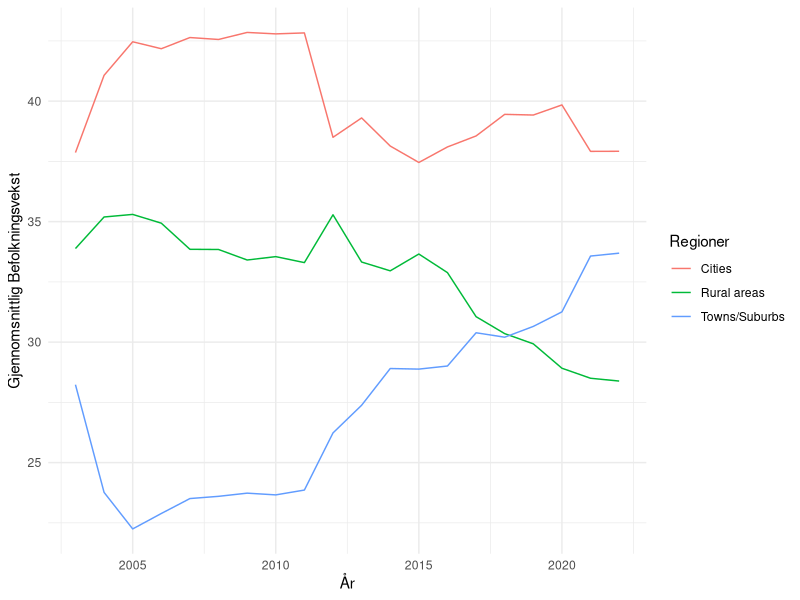
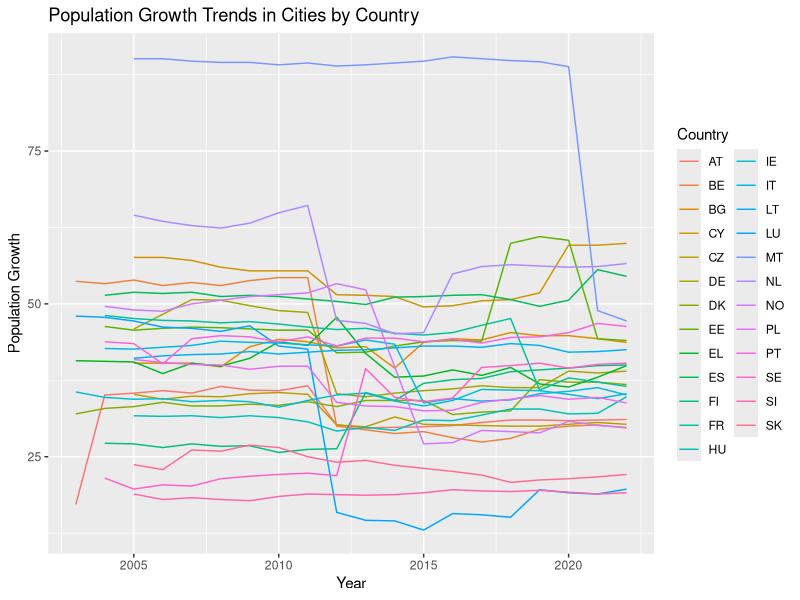
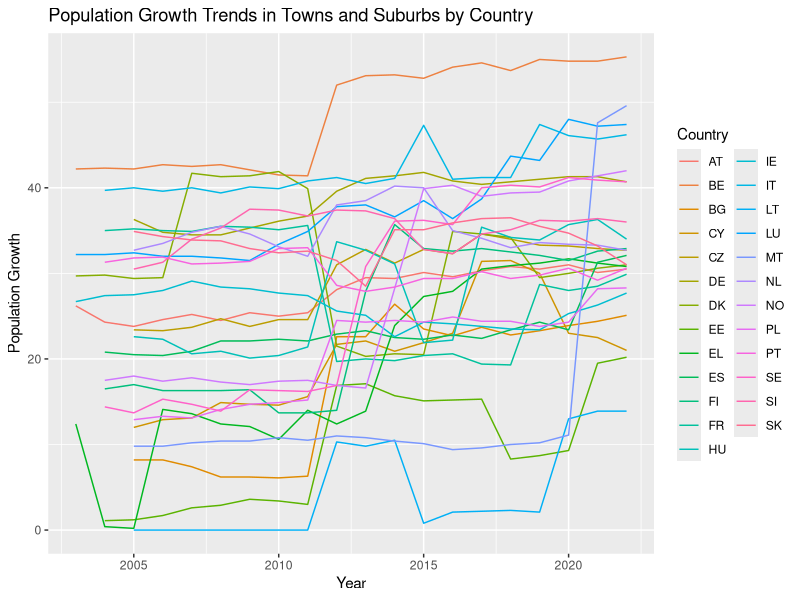
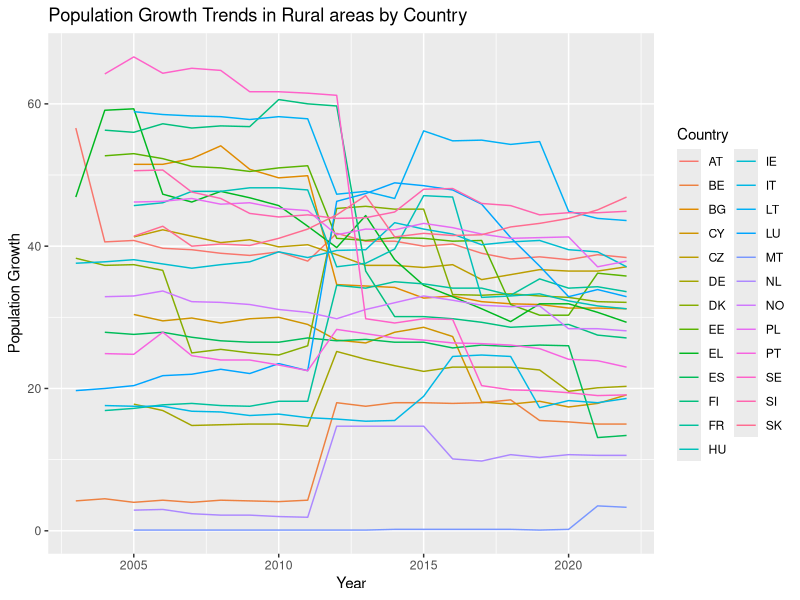
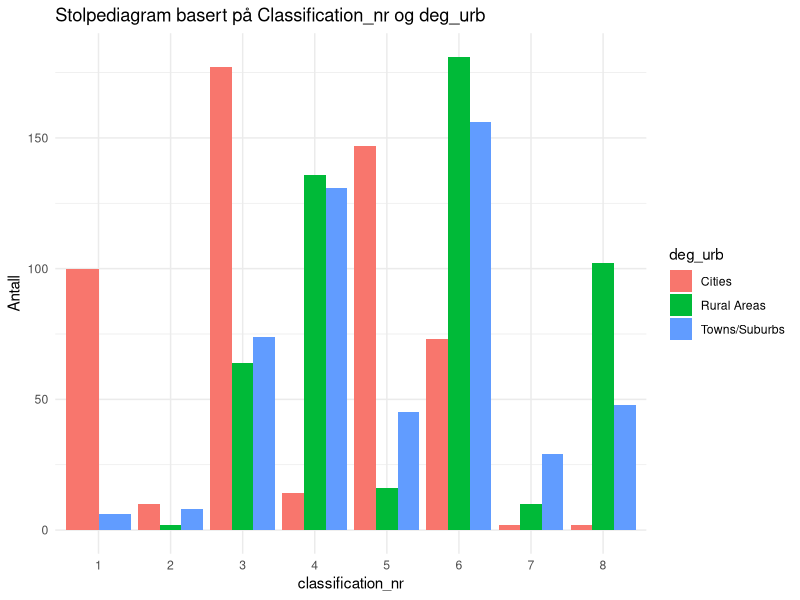
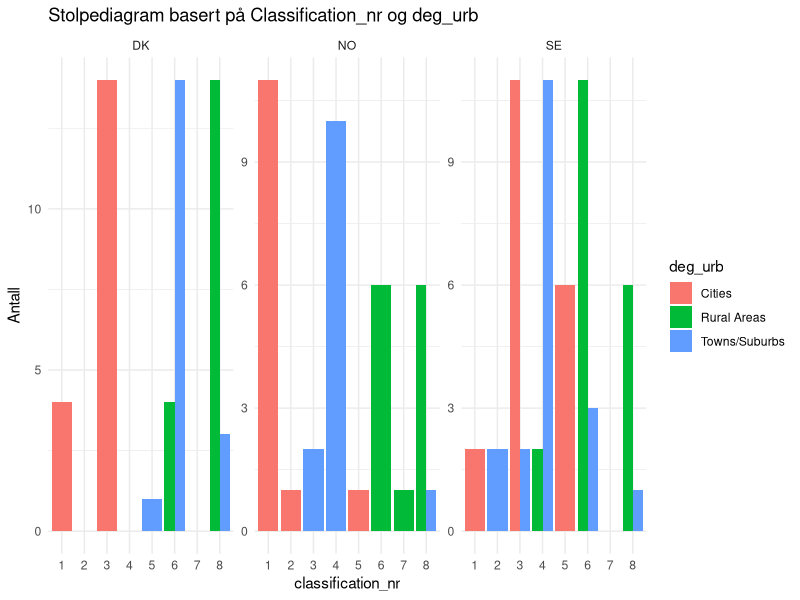
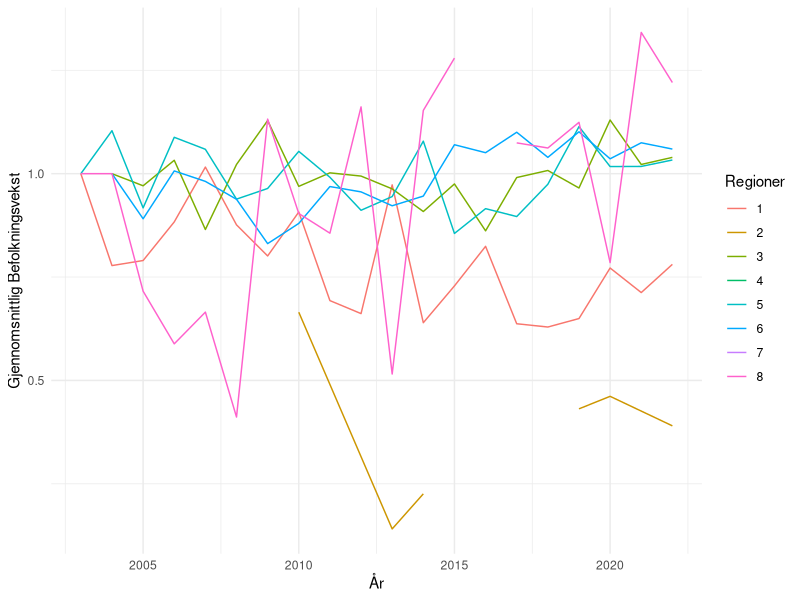
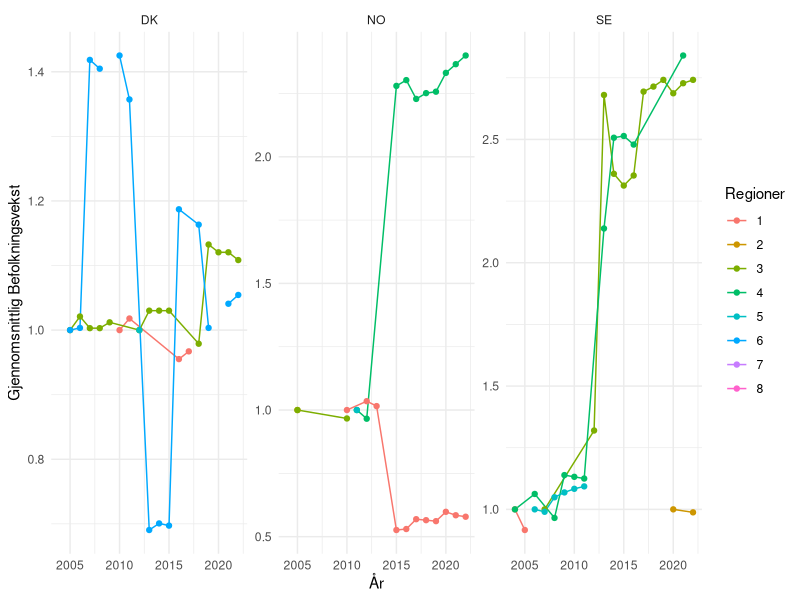

Reproduce these figures in R, in order.
## ---- chunk 1
#| label: setup 
#| echo: false
#| output: false
#| message: false
library(tidyverse)
library(readxl)
library(dplyr)
library(ggplot2)
library(flextable)
## ---- chunk 2
#| echo: false
#| message: false
data <- read_csv("ilc_lvho01__custom_9371289_linear.csv") 
## ---- chunk 3
#| echo: false
data <- data |>
  select(geo, deg_urb, TIME_PERIOD, OBS_VALUE) |>
  filter(!(geo %in% c("LV", "MK", "HR", "RO", "RS", "CH", "AL", "IS"))) |>
  mutate(deg_urb = case_when(
    deg_urb == "DEG1" ~ "Cities",
    deg_urb == "DEG2" ~ "Towns/Suburbs",
    deg_urb == "DEG3" ~ "Rural areas"
  ))
## ---- chunk 4
#| echo: false
#| message: false
#| label: fig-gjsnitt-befolkning
#| fig-cap: "Gjennomsnittlig befolkningsvekst i perioden 2003-2022 fordelt på regioninndelingen cities, towns/suburbs og rural areas."

data %>%
  group_by(deg_urb, TIME_PERIOD) %>%
  summarise(mean_value = mean(OBS_VALUE)) %>%
  ggplot(aes(x = TIME_PERIOD, y = mean_value, color = deg_urb)) +
  geom_line() +
  labs(x = "År",
       y = "Gjennomsnittlig Befolkningsvekst",
       color = "Regioner") +
  theme_minimal()

## ---- chunk 5
#| echo: false
subset_deg1 <- data |> 
  filter(deg_urb == "Cities")
## ---- chunk 6
#| echo: false
#| label: tbl-summary-deg1
#| tbl-cap: "Deskriptiv statistikk for befolkning i `Cities´-regioner"
summary_deg1 <- subset_deg1 %>%
  summarise(
    min = min(OBS_VALUE),
    median = median(OBS_VALUE),
    mean = mean(OBS_VALUE),
    max = max(OBS_VALUE),
    variance = var(OBS_VALUE),
    std.dev = sd(OBS_VALUE)
  ) %>%
  flextable() |> 
  width(1, width = 3.5) |> 
  width(2, width = 1.5)

summary_deg1
## ---- chunk 7
#| echo: false
subset_deg2 <- data |> 
  filter(deg_urb == "Towns/Suburbs")
## ---- chunk 8
#| echo: false
#| label: tbl-summary-deg2
#| tbl-cap: "Deskriptiv statistikk for befolkning i `Towns and Suburbs´-regioner"
summary_deg2 <- subset_deg2 %>%
  summarise(
    min = min(OBS_VALUE),
    median = median(OBS_VALUE),
    mean = mean(OBS_VALUE),
    max = max(OBS_VALUE),
    variance = var(OBS_VALUE),
    std.dev = sd(OBS_VALUE)
  ) %>%
  flextable() |> 
  width(1, width = 3.5) |> 
  width(2, width = 1.5)

summary_deg2
## ---- chunk 9
#| echo: false
subset_deg3 <- data |> 
  filter(deg_urb == "Rural areas")
## ---- chunk 10
#| echo: false
#| label: tbl-summary-deg3
#| tbl-cap: "Deskriptiv statistikk for befolkning i `Rural areas´-regioner"
summary_deg3 <- subset_deg3 %>%
  summarise(
    min = min(OBS_VALUE),
    median = median(OBS_VALUE),
    mean = mean(OBS_VALUE),
    max = max(OBS_VALUE),
    variance = var(OBS_VALUE),
    std.dev = sd(OBS_VALUE)
  ) %>%
  flextable() |> 
  width(1, width = 3.5) |> 
  width(2, width = 1.5)

summary_deg3
## ---- chunk 11
#| echo: false
cities_plot <- data |> 
  filter(deg_urb == "Cities") |> 
  ggplot(aes(x = TIME_PERIOD, y = OBS_VALUE, color = geo)) +
  geom_line() +
  labs(title = "Population Growth Trends in Cities by Country",
       x = "Year",
       y = "Population Growth",
       color = "Country")

print(cities_plot)
## ---- chunk 12
#| echo: false
towns_suburbs_plot <- data |> 
  filter(deg_urb == "Towns/Suburbs") |> 
  ggplot(aes(x = TIME_PERIOD, y = OBS_VALUE, color = geo)) +
  geom_line() +
  labs(title = "Population Growth Trends in Towns and Suburbs by Country",
       x = "Year",
       y = "Population Growth",
       color = "Country")

print(towns_suburbs_plot)
## ---- chunk 13
#| echo: false
rural_plot <- data |> 
  filter(deg_urb == "Rural areas") |> 
  ggplot(aes(x = TIME_PERIOD, y = OBS_VALUE, color = geo)) +
  geom_line() +
  labs(title = "Population Growth Trends in Rural areas by Country",
       x = "Year",
       y = "Population Growth",
       color = "Country")

print(rural_plot)
## ---- chunk 14
#| echo: false
#| message: false
data1 <- arbeidskraft <- read_csv("arbeidskraft.csv") |> 
  select(arbeidsvekst = OBS_VALUE, geo, age, deg_urb, TIME_PERIOD)

data2 <- arbeidsledighet1 <- read_csv("arbeidsledighet1.csv") |> 
  select(arbeidsledig = OBS_VALUE, geo,age, deg_urb, TIME_PERIOD)

data3 <- huspris <- read_csv("huspris.csv") |> 
  select(huspris = OBS_VALUE, geo, deg_urb, TIME_PERIOD)
## ---- chunk 15
#| echo: false
arbeidsvekst <- data1 |>
  filter(age == "Y15-64") |>
  mutate(deg_urb = case_when(
    deg_urb == "DEG1" ~ "Cities",
    deg_urb == "DEG2" ~ "Towns/Suburbs",
    deg_urb == "DEG3" ~ "Rural Areas",
    TRUE ~ as.character(deg_urb)  # Beholder andre verdier uendret
  ))
## ---- chunk 16
#| echo: false
arbeidsledige <- data2 |> 
  filter(age == "Y15-64") |>
  mutate(deg_urb = case_when(
    deg_urb == "DEG1" ~ "Cities",
    deg_urb == "DEG2" ~ "Towns/Suburbs",
    deg_urb == "DEG3" ~ "Rural Areas",
    TRUE ~ as.character(deg_urb)  # Beholder andre verdier uendret
  ))
## ---- chunk 17
#| echo: false
huspris <- data3 |> 
  mutate(deg_urb = case_when(
    deg_urb == "DEG1" ~ "Cities",
    deg_urb == "DEG2" ~ "Towns/Suburbs",
    deg_urb == "DEG3" ~ "Rural Areas",
    TRUE ~ as.character(deg_urb)  # Beholder andre verdier uendret
  ))
## ---- chunk 18
#| echo: false
join <- arbeidsvekst |> 
  left_join(arbeidsledige, join_by(geo, TIME_PERIOD, deg_urb))

join1 <- join |> 
  left_join(huspris, join_by(geo, TIME_PERIOD, deg_urb))

maindata <- join1 |> 
  left_join(data, join_by(geo, TIME_PERIOD, deg_urb))
## ---- chunk 19
#| echo: false
maindata <- maindata %>%
  group_by(geo, TIME_PERIOD) %>%
  mutate(arb.ledig.geo.mean = mean(arbeidsledig, na.rm = TRUE), huspris.geo.mean = mean(huspris, na.rm = TRUE), arb.vekst.geo.mena = mean(arbeidsvekst, na.rm = TRUE))

## ---- chunk 20
#| echo: false
maindata <- maindata %>%
  mutate(classification = case_when(
    arbeidsledig > arb.ledig.geo.mean & arbeidsvekst > arb.vekst.geo.mena & huspris > huspris.geo.mean ~ "1.høy arbeisledighet, høy arbeidsvekst, høy huspris",
    arbeidsledig > arb.ledig.geo.mean & arbeidsvekst > arb.vekst.geo.mena & huspris <= huspris.geo.mean ~ "2.høy arbeisledighet, høy arbeidsvekst, lav huspris",
    arbeidsledig > arb.ledig.geo.mean & arbeidsvekst <= arb.vekst.geo.mena & huspris > huspris.geo.mean ~ "3.høy arbeisledighet, lav arbeidsvekst, høy huspris",
    arbeidsledig > arb.ledig.geo.mean & arbeidsvekst <= arb.vekst.geo.mena & huspris <= huspris.geo.mean ~ "4.høy arbeisledighet, lav arbeidsvekst, lav huspris",
    arbeidsledig <= arb.ledig.geo.mean & arbeidsvekst > arb.vekst.geo.mena & huspris > huspris.geo.mean ~ "5.lav arbeisledighet, høy arbeidsvekst, høy huspris",
    arbeidsledig <= arb.ledig.geo.mean & arbeidsvekst > arb.vekst.geo.mena & huspris <= huspris.geo.mean ~ "6.lav arbeisledighet, høy arbeidsvekst, lav huspris",
    arbeidsledig <= arb.ledig.geo.mean & arbeidsvekst <= arb.vekst.geo.mena & huspris > huspris.geo.mean ~ "7.lav arbeisledighet, lav arbeidsvekst, høy huspris",
    arbeidsledig <= arb.ledig.geo.mean & arbeidsvekst <= arb.vekst.geo.mena & huspris <= huspris.geo.mean ~ "8. lav arbeisledighet, lav arbeidsvekst, lav huspris")
  )  %>%
  filter(!is.na(classification))
## ---- chunk 21
#| echo: false
maindata <- maindata %>%
  mutate(classification_nr = case_when(
    arbeidsledig > arb.ledig.geo.mean & arbeidsvekst > arb.vekst.geo.mena & huspris > huspris.geo.mean ~ "1",
    arbeidsledig > arb.ledig.geo.mean & arbeidsvekst > arb.vekst.geo.mena & huspris <= huspris.geo.mean ~ "2",
    arbeidsledig > arb.ledig.geo.mean & arbeidsvekst <= arb.vekst.geo.mena & huspris > huspris.geo.mean ~ "3",
    arbeidsledig > arb.ledig.geo.mean & arbeidsvekst <= arb.vekst.geo.mena & huspris <= huspris.geo.mean ~ "4",
    arbeidsledig <= arb.ledig.geo.mean & arbeidsvekst > arb.vekst.geo.mena & huspris > huspris.geo.mean ~ "5",
    arbeidsledig <= arb.ledig.geo.mean & arbeidsvekst > arb.vekst.geo.mena & huspris <= huspris.geo.mean ~ "6",
    arbeidsledig <= arb.ledig.geo.mean & arbeidsvekst <= arb.vekst.geo.mena & huspris > huspris.geo.mean ~ "7",
    arbeidsledig <= arb.ledig.geo.mean & arbeidsvekst <= arb.vekst.geo.mena & huspris <= huspris.geo.mean ~ "8")
  )  %>%
  filter(!is.na(classification)) 
## ---- chunk 22
#| echo: false
#| label: fig-stolpediagram
#| fig-cap: "Stolpediagram basert på klassifiseringe og regioninndeling."
# Lag stolpediagram
stolpediagram <- ggplot(maindata, aes(x = as.factor(classification_nr), fill = deg_urb)) +
  geom_bar(position = "dodge", stat = "count") +
  labs(title = "Stolpediagram basert på Classification_nr og deg_urb",
       x = "classification_nr",
       y = "Antall") +
  theme_minimal()

# Vis stolpediagrammet
print(stolpediagram)
## ---- chunk 23
stolpediagram_facet <- ggplot(filter(maindata, geo %in% c("NO", "SE", "DK")), aes(x = as.factor(classification_nr), fill = deg_urb)) +
  geom_bar(position = "dodge", stat = "count") +
  labs(title = "Stolpediagram basert på Classification_nr og deg_urb",
       x = "classification_nr",
       y = "Antall") +
  theme_minimal() +
  facet_wrap(~ geo, scales = "free_y")

# Vis stolpediagrammet med faceting
print(stolpediagram_facet)

## ---- chunk 24
#| echo: false
#| label: fig-linjediagram
#| fig-cap: "Linjediagram basert på urbaniseringsgrad og gjennomsnittlig befolkningsvekst"
maindata %>%
  group_by(classification_nr, TIME_PERIOD) %>%
  summarise(mean_value = mean(OBS_VALUE, na.rm = TRUE)) %>%
    mutate(demeaned_value = mean_value/first(mean_value)) %>%
  ggplot(aes(x = TIME_PERIOD, y = demeaned_value, color = classification_nr)) +
  geom_line() +
  labs(x = "År",
       y = "Gjennomsnittlig Befolkningsvekst",
       color = "Regioner") +
  theme_minimal()
## ---- chunk 25
#| echo: false
#| label: fig-skandinavia
#| fig-cap: "Gjennomnittlig befolkningsvekst i skandinavia"

maindata %>%
  filter(geo %in% c("DK", "NO", "SE")) %>%
  group_by(geo, classification_nr, TIME_PERIOD) %>%
  summarise(mean_value = mean(OBS_VALUE, na.rm = TRUE)) %>%
  mutate(demeaned_value = mean_value / first(mean_value)) %>%
  ggplot(aes(x = TIME_PERIOD, y = demeaned_value, color = classification_nr)) +
  geom_line() +
  geom_point() +
  labs(x = "År",
       y = "Gjennomsnittlig Befolkningsvekst",
       color = "Regioner") +
  theme_minimal() +
  facet_wrap(~geo, scales = "free_y")
